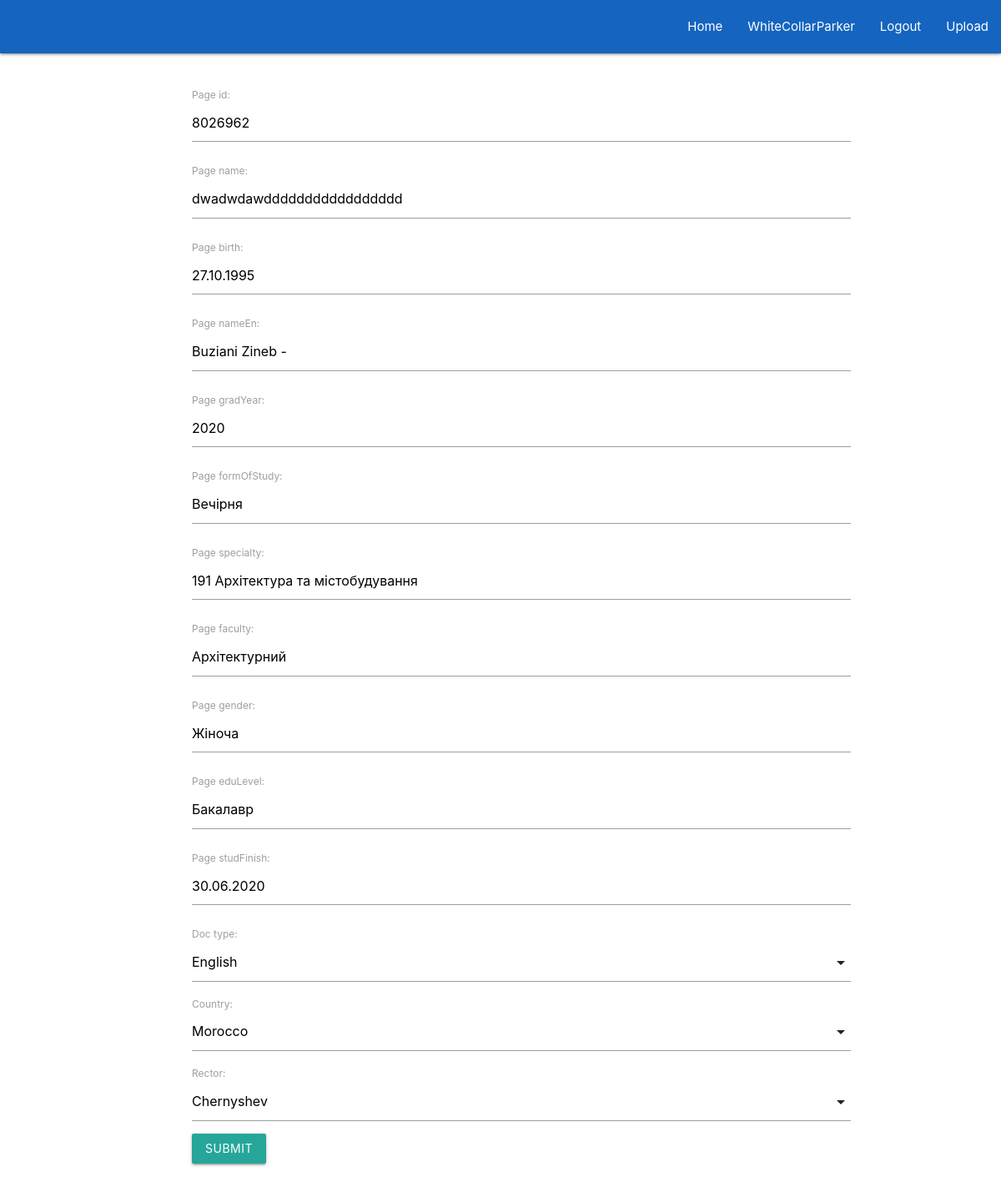
Before: /create/8026962/ (signed in) with the older database file.
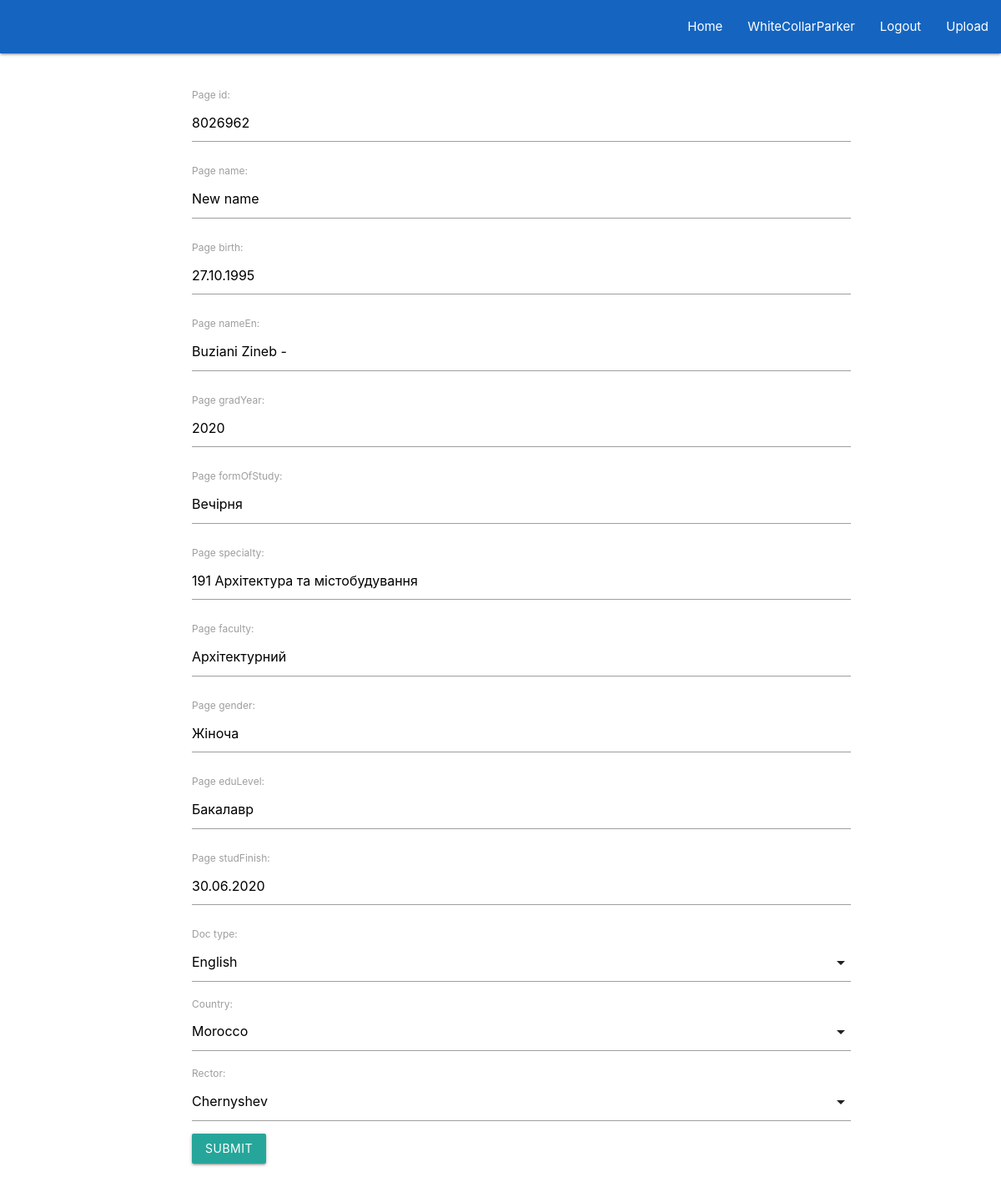
After: the same page with the newer database file.
### main/models.py (models this page shows, shortened)
class Page(models.Model):
    page_id = models.CharField(max_length=200)
    page_name = models.CharField(max_length=200)
    page_birth = models.CharField(max_length=200)
    page_gender = models.CharField(max_length=200)
    page_nationality = models.CharField(max_length=200)
    page_nameEn = models.CharField(max_length=200)
    page_gradYear = models.CharField(max_length=200)
    page_studFinish = models.CharField(max_length=200)
    page_faculty = models.CharField(max_length=200)
    page_eduLevel = models.CharField(max_length=200)
    page_formOfStudy = models.CharField(max_length=200)
    page_specialty = models.CharField(max_length=200)
    page_eduProg = models.CharField(max_length=200)
    page_prevDoc = models.CharField(max_length=200)
    slug = models.SlugField()

### main/views.py (the view, shortened to what this page needs)
# urls.py: path("create/<slug>/", views.doc_gen, name="detail" ),
@login_required(login_url='main:login')
def doc_gen(request, slug):
    try:
        unique_post = get_object_or_404(Page, slug=slug)
        form = DocForm(request.POST or None,
                    instance=unique_post)
        context = {
            'form': form
        }
    except Exception as e:
        messages.error(request, f'Error: {e}')
    return render(request, 'main/detail.html', context)

### main/forms.py
class DocForm(forms.ModelForm):
    DOC_CHOICES = (
        ('en', 'English'),
        ('uk', 'Ukrainian'),
    )
    doc_type = forms.ChoiceField(choices=DOC_CHOICES)
    COUNTRY_CHOICES = (
        ('mr', 'Morocco'),
        ('tr', 'Turkey'),
    )
    country = forms.ChoiceField(choices=COUNTRY_CHOICES)
    RECTOR_CHOICES = (
        ('dn', 'Chernyshev'),
        ('kh', 'Khomenko'),
    )
    rector = forms.ChoiceField(choices=RECTOR_CHOICES)
    class Meta:
        model = Page
        fields = ['page_id',
                'page_name',
                'page_birth',
                'page_nameEn',
                'page_gradYear',
                'page_formOfStudy',
                'page_specialty',
                'page_nameEn',
                'page_faculty',
                'page_gender',
                'page_eduLevel',
                'page_studFinish',
                ]

### main/templates/main/detail.html (shortened to what this page needs)
{% extends "main/header.html" %}
{% block content %}
    <div class="container">
        <form method="POST" action=".">
            {{ form.as_p }}
            <input type="submit" name="submit" class="btn" >
        </form>
{% endblock %}

### main/templates/main/header.html (shortened to what this page needs)
<!DOCTYPE html>
  <html>
    <head>
        {% load static %}
        <link rel="stylesheet" href="{% static 'main/css/materialize.min.css' %}" type="text/css">
    </head>
    <body>
            {% include "main/includes/navbar.html"  %}
        <br>
        {% block content %}
        {% endblock %}
        <br>
    </body>
  </html>

### main/templates/main/includes/navbar.html (shortened to what this page needs)
<div class="navbar-fixed">
    <nav>
        <div class="nav-wrapper blue darken-3">
            <ul class="right hide-on-med-and-down">
                <li><a href="/">Home</a></li>
                {% if user.is_authenticated %}
                    <li><a href=".">{{ user.username }}</a></li>
                    <li><a href="/logout">Logout</a></li>
                    <li><a href="/upload">Upload</a></li>
                {% else %}
                    <li><a href="/login">Login</a></li>
                {% endif %}
            </ul>
        </div>
    </nav>
</div>

### main/templates/main/header.html (style rules this page uses)
.container { padding-left: 50px; }

Changed rows visible on the page:
changed Page "Buziani Zineb -": page_name "dwadwdawddddddddddddddddd" → "New name"
